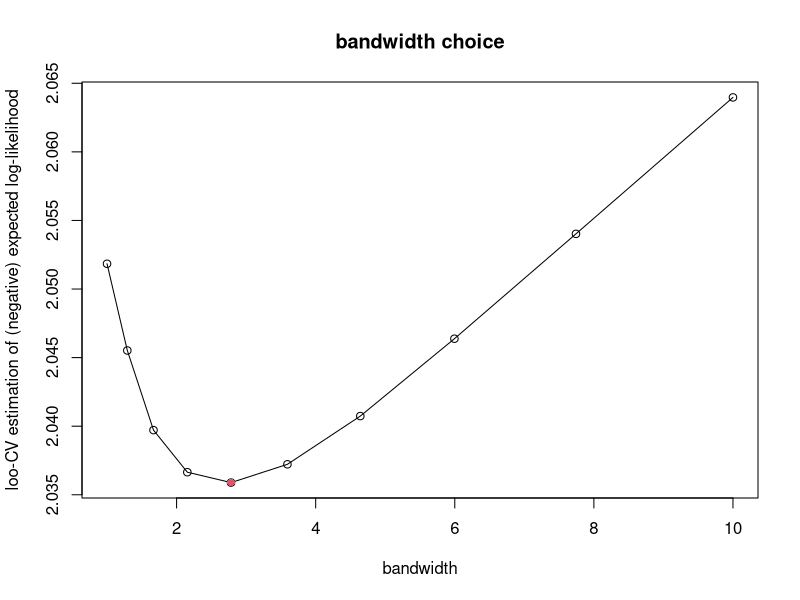
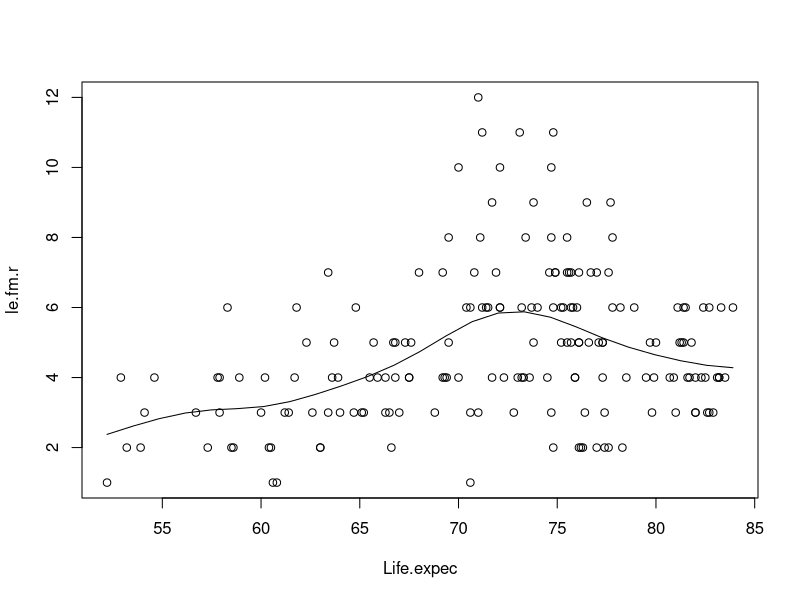

The R script that drew these images, in order:
## ---- chunk 1
knitr::opts_chunk$set(warning = FALSE, message = FALSE)
## ---- chunk 2
library(sm)
# Bandwidth choice in the local Poisson regression 
# by leave-one-out cross-validation.
# Function "sm.poisson", from library "sm", is used.
#
# Pedro Delicado

# method can be equal to 'loglik.CV' (default) or 'prob.missclas.CV'
h.cv.sm.poisson <- function(x,y,rg.h=NULL,l.h=10,method=loglik.CV){
   cv.h <- numeric(l.h)
   if (is.null(rg.h)){
      hh <- c(h.select(x,y,method="cv"),
              h.select(x,y,method="aicc"))#,hcv(x,y))
      rg.h <- range(hh)*c(1/1.1, 1.5)
   }
   i <- 0
   gr.h <- exp( seq(log(rg.h[1]), log(rg.h[2]), l=l.h))
   for (h in gr.h){
      i <- i+1
      cv.h[i] <- method(x,y,h)
   }
   return(list(h = gr.h, 
               cv.h = cv.h, 
               h.cv = gr.h[which.min(cv.h)]))
}

# method loglik.CV: leave-one-out log-likelihood
loglik.CV <- function(x,y,h){
  n <- length(x)
  pred <- sapply(1:n,
      function(i,x,y,h){
         sm.poisson(x=x[-i],y=y[-i],h=h,eval.points=x[i],display="none")$estimate
      },   x,y,h)
  return(-sum(log(exp(-pred)*pred^(y)/factorial(y)))/n)
}
## ---- chunk 3
countries<-read.csv2(file="HDI.2017.subset.csv",row.names = 1)
attach(countries)
countries$le.fm.r <- round(le.fm)
head(countries)
attach(countries)
## ---- chunk 4
library(sm)
# using h.CV.loglik
h.CV.loglik <- h.cv.sm.poisson(Life.expec,le.fm.r,rg.h=c(1,10),method=loglik.CV)
best.h<-h.CV.loglik$h[which.min(h.CV.loglik$cv.h)]

plot(h.CV.loglik$h,h.CV.loglik$cv.h, xlab = 'bandwidth', ylab = 'loo-CV estimation of (negative) expected log-likelihood', main = 'bandwidth choice')
lines(h.CV.loglik$h,h.CV.loglik$cv.h)
points(best.h, min(h.CV.loglik$cv.h), col = 2, pch = 16)
## ---- chunk 5
print(best.h)
## ---- chunk 6
best.mod <- sm.poisson(Life.expec,le.fm.r,h=best.h,col=1)
